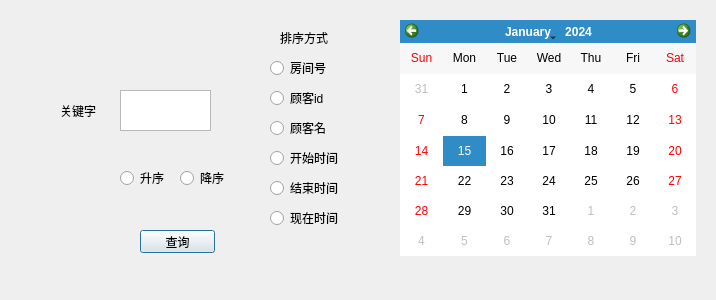
<?xml version="1.0" encoding="UTF-8"?>
<ui version="4.0">
 <class>tableaquery</class>
 <widget class="QDialog" name="tableaquery">
  <property name="geometry">
   <rect>
    <x>0</x>
    <y>0</y>
    <width>716</width>
    <height>300</height>
   </rect>
  </property>
  <property name="windowTitle">
   <string>Dialog</string>
  </property>
  <widget class="QTextEdit" name="textEdit">
   <property name="geometry">
    <rect>
     <x>120</x>
     <y>90</y>
     <width>91</width>
     <height>41</height>
    </rect>
   </property>
  </widget>
  <widget class="QLabel" name="label">
   <property name="geometry">
    <rect>
     <x>60</x>
     <y>100</y>
     <width>51</width>
     <height>21</height>
    </rect>
   </property>
   <property name="text">
    <string>关键字</string>
   </property>
  </widget>
  <widget class="QRadioButton" name="upButton">
   <property name="geometry">
    <rect>
     <x>120</x>
     <y>170</y>
     <width>51</width>
     <height>16</height>
    </rect>
   </property>
   <property name="text">
    <string>升序</string>
   </property>
  </widget>
  <widget class="QRadioButton" name="downButton_2">
   <property name="geometry">
    <rect>
     <x>180</x>
     <y>170</y>
     <width>89</width>
     <height>16</height>
    </rect>
   </property>
   <property name="text">
    <string>降序</string>
   </property>
  </widget>
  <widget class="QPushButton" name="pushButton">
   <property name="geometry">
    <rect>
     <x>140</x>
     <y>230</y>
     <width>75</width>
     <height>23</height>
    </rect>
   </property>
   <property name="text">
    <string>查询</string>
   </property>
  </widget>
  <widget class="QLabel" name="label_2">
   <property name="geometry">
    <rect>
     <x>280</x>
     <y>30</y>
     <width>91</width>
     <height>16</height>
    </rect>
   </property>
   <property name="text">
    <string>排序方式</string>
   </property>
  </widget>
  <widget class="QRadioButton" name="ridButton">
   <property name="geometry">
    <rect>
     <x>270</x>
     <y>60</y>
     <width>89</width>
     <height>16</height>
    </rect>
   </property>
   <property name="text">
    <string>房间号</string>
   </property>
  </widget>
  <widget class="QRadioButton" name="cidButton_2">
   <property name="geometry">
    <rect>
     <x>270</x>
     <y>90</y>
     <width>89</width>
     <height>16</height>
    </rect>
   </property>
   <property name="text">
    <string>顾客id</string>
   </property>
  </widget>
  <widget class="QRadioButton" name="cnameButton_3">
   <property name="geometry">
    <rect>
     <x>270</x>
     <y>120</y>
     <width>89</width>
     <height>16</height>
    </rect>
   </property>
   <property name="text">
    <string>顾客名</string>
   </property>
  </widget>
  <widget class="QRadioButton" name="startTButton_4">
   <property name="geometry">
    <rect>
     <x>270</x>
     <y>150</y>
     <width>89</width>
     <height>16</height>
    </rect>
   </property>
   <property name="text">
    <string>开始时间</string>
   </property>
  </widget>
  <widget class="QRadioButton" name="endTButton_5">
   <property name="geometry">
    <rect>
     <x>270</x>
     <y>180</y>
     <width>89</width>
     <height>16</height>
    </rect>
   </property>
   <property name="text">
    <string>结束时间</string>
   </property>
  </widget>
  <widget class="QRadioButton" name="nowTButton_6">
   <property name="geometry">
    <rect>
     <x>270</x>
     <y>210</y>
     <width>89</width>
     <height>16</height>
    </rect>
   </property>
   <property name="text">
    <string>现在时间</string>
   </property>
  </widget>
  <widget class="QCalendarWidget" name="calendarWidget">
   <property name="geometry">
    <rect>
     <x>400</x>
     <y>20</y>
     <width>296</width>
     <height>236</height>
    </rect>
   </property>
   <property name="firstDayOfWeek">
    <enum>Qt::Sunday</enum>
   </property>
   <property name="horizontalHeaderFormat">
    <enum>QCalendarWidget::ShortDayNames</enum>
   </property>
   <property name="verticalHeaderFormat">
    <enum>QCalendarWidget::NoVerticalHeader</enum>
   </property>
   <property name="navigationBarVisible">
    <bool>true</bool>
   </property>
  </widget>
 </widget>
 <resources/>
 <connections/>
</ui>
